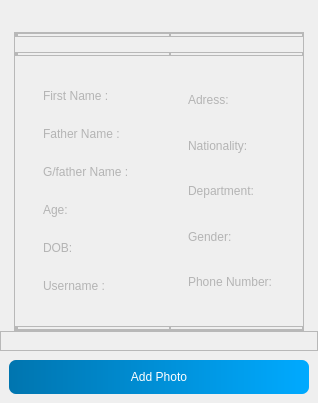
        <widget class="QWidget" name="widget_3" native="true">
         <layout class="QVBoxLayout" name="verticalLayout_2">
          <property name="spacing">
           <number>0</number>
          </property>
          <property name="leftMargin">
           <number>0</number>
          </property>
          <property name="topMargin">
           <number>0</number>
          </property>
          <property name="rightMargin">
           <number>0</number>
          </property>
          <property name="bottomMargin">
           <number>0</number>
          </property>
          <item alignment="Qt::AlignTop">
           <widget class="QWidget" name="widget_5" native="true">
            <layout class="QHBoxLayout" name="horizontalLayout_6">
             <item>
              <widget class="QLabel" name="label_2">
               <property name="maximumSize">
                <size>
                 <width>100</width>
                 <height>100</height>
                </size>
               </property>
               <property name="text">
                <string/>
               </property>
               <property name="pixmap">
                <pixmap>images/carIcon.png</pixmap>
               </property>
               <property name="scaledContents">
                <bool>true</bool>
               </property>
              </widget>
             </item>
            </layout>
           </widget>
          </item>
          <item alignment="Qt::AlignHCenter">
           <widget class="QWidget" name="widget_6" native="true">
            <layout class="QHBoxLayout" name="horizontalLayout_10">
             <property name="spacing">
              <number>0</number>
             </property>
             <property name="leftMargin">
              <number>0</number>
             </property>
             <property name="topMargin">
              <number>0</number>
             </property>
             <property name="rightMargin">
              <number>0</number>
             </property>
             <property name="bottomMargin">
              <number>0</number>
             </property>
             <item alignment="Qt::AlignLeft|Qt::AlignVCenter">
              <widget class="QFrame" name="frame_22">
               <property name="minimumSize">
                <size>
                 <width>0</width>
                 <height>200</height>
                </size>
               </property>
               <property name="frameShape">
                <enum>QFrame::StyledPanel</enum>
               </property>
               <property name="frameShadow">
                <enum>QFrame::Raised</enum>
               </property>
               <layout class="QVBoxLayout" name="verticalLayout_13">
                <property name="spacing">
                 <number>15</number>
                </property>
                <property name="leftMargin">
                 <number>0</number>
                </property>
                <property name="topMargin">
                 <number>0</number>
                </property>
                <property name="rightMargin">
                 <number>0</number>
                </property>
                <property name="bottomMargin">
                 <number>0</number>
                </property>
                <item>
                 <widget class="QFrame" name="frame_9">
                  <property name="frameShape">
                   <enum>QFrame::StyledPanel</enum>
                  </property>
                  <property name="frameShadow">
                   <enum>QFrame::Raised</enum>
                  </property>
                  <layout class="QHBoxLayout" name="horizontalLayout_7">
                   <property name="spacing">
                    <number>20</number>
                   </property>
                   <property name="leftMargin">
                    <number>0</number>
                   </property>
                   <property name="topMargin">
                    <number>0</number>
                   </property>
                   <property name="rightMargin">
                    <number>0</number>
                   </property>
                   <property name="bottomMargin">
                    <number>0</number>
                   </property>
                   <item alignment="Qt::AlignLeft|Qt::AlignTop">
                    <widget class="QFrame" name="frame_10">
                     <property name="frameShape">
                      <enum>QFrame::StyledPanel</enum>
                     </property>
                     <property name="frameShadow">
                      <enum>QFrame::Raised</enum>
                     </property>
                     <layout class="QVBoxLayout" name="verticalLayout_3">
                      <property name="spacing">
                       <number>15</number>
                      </property>
                      <property name="leftMargin">
                       <number>0</number>
                      </property>
                      <property name="topMargin">
                       <number>0</number>
                      </property>
                      <property name="rightMargin">
                       <number>0</number>
                      </property>
                      <property name="bottomMargin">
                       <number>0</number>
                      </property>
                     </layout>
                    </widget>
                   </item>
                   <item alignment="Qt::AlignLeft">
                    <widget class="QFrame" name="frame_11">
                     <property name="frameShape">
                      <enum>QFrame::StyledPanel</enum>
                     </property>
                     <property name="frameShadow">
                      <enum>QFrame::Raised</enum>
                     </property>
                     <layout class="QVBoxLayout" name="verticalLayout_5">
                      <property name="spacing">
                       <number>15</number>
                      </property>
                      <property name="leftMargin">
                       <number>0</number>
                      </property>
                      <property name="topMargin">
                       <number>0</number>
                      </property>
                      <property name="rightMargin">
                       <number>0</number>
                      </property>
                      <property name="bottomMargin">
                       <number>0</number>
                      </property>
                     </layout>
                    </widget>
                   </item>
                  </layout>
                 </widget>
                </item>
                <item alignment="Qt::AlignTop">
                 <widget class="QFrame" name="frame_7">
                  <property name="frameShape">
                   <enum>QFrame::StyledPanel</enum>
                  </property>
                  <property name="frameShadow">
                   <enum>QFrame::Raised</enum>
                  </property>
                  <layout class="QHBoxLayout" name="horizontalLayout_8">
                   <property name="spacing">
                    <number>20</number>
                   </property>
                   <property name="leftMargin">
                    <number>0</number>
                   </property>
                   <property name="topMargin">
                    <number>0</number>
                   </property>
                   <property name="rightMargin">
                    <number>0</number>
                   </property>
                   <property name="bottomMargin">
                    <number>0</number>
                   </property>
                   <item alignment="Qt::AlignLeft|Qt::AlignTop">
                    <widget class="QFrame" name="frame_12">
                     <property name="frameShape">
                      <enum>QFrame::StyledPanel</enum>
                     </property>
                     <property name="frameShadow">
                      <enum>QFrame::Raised</enum>
                     </property>
                     <layout class="QVBoxLayout" name="verticalLayout_6">
                      <property name="spacing">
                       <number>15</number>
                      </property>
                      <property name="leftMargin">
                       <number>0</number>
                      </property>
                      <property name="topMargin">
                       <number>0</number>
                      </property>
                      <property name="rightMargin">
                       <number>0</number>
                      </property>
                      <property name="bottomMargin">
                       <number>0</number>
                      </property>
                     </layout>
                    </widget>
                   </item>
                   <item alignment="Qt::AlignLeft">
                    <widget class="QFrame" name="frame_13">
                     <property name="frameShape">
                      <enum>QFrame::StyledPanel</enum>
                     </property>
                     <property name="frameShadow">
                      <enum>QFrame::Raised</enum>
                     </property>
                     <layout class="QVBoxLayout" name="verticalLayout_7">
                      <property name="spacing">
                       <number>15</number>
                      </property>
                      <property name="leftMargin">
                       <number>0</number>
                      </property>
                      <property name="topMargin">
                       <number>0</number>
                      </property>
                      <property name="rightMargin">
                       <number>0</number>
                      </property>
                      <property name="bottomMargin">
                       <number>0</number>
                      </property>
                     </layout>
                    </widget>
                   </item>
                  </layout>
                 </widget>
                </item>
                <item alignment="Qt::AlignLeft">
                 <widget class="QWidget" name="widget_8" native="true">
                  <layout class="QHBoxLayout" name="horizontalLayout_12">
                   <property name="spacing">
                    <number>10</number>
                   </property>
                   <property name="leftMargin">
                    <number>10</number>
                   </property>
                   <property name="topMargin">
                    <number>0</number>
                   </property>
                   <property name="rightMargin">
                    <number>0</number>
                   </property>
                   <property name="bottomMargin">
                    <number>0</number>
                   </property>
                   <item>
                    <widget class="QWidget" name="widget_9" native="true">
                     <layout class="QVBoxLayout" name="verticalLayout_11">
                      <item>
                       <widget class="QWidget" name="widget_11" native="true">
                        <layout class="QHBoxLayout" name="horizontalLayout_19">
                         <item>
                          <widget class="QLabel" name="label_3">
                           <property name="styleSheet">
                            <string notr="true">color: rgb(180, 180, 180);
font: 75 9pt &quot;Cambria&quot;;</string>
                           </property>
                           <property name="text">
                            <string>First Name :</string>
                           </property>
                          </widget>
                         </item>
                         <item>
                          <widget class="QLabel" name="first_name">
                           <property name="styleSheet">
                            <string notr="true">color: rgb(220, 220, 220);</string>
                           </property>
                           <property name="text">
                            <string/>
                           </property>
                          </widget>
                         </item>
                        </layout>
                       </widget>
                      </item>
                      <item>
                       <widget class="QWidget" name="widget_12" native="true">
                        <layout class="QHBoxLayout" name="horizontalLayout_20">
                         <item>
                          <widget class="QLabel" name="label_4">
                           <property name="styleSheet">
                            <string notr="true">color: rgb(180, 180, 180);
font: 75 9pt &quot;Cambria&quot;;</string>
                           </property>
                           <property name="text">
                            <string>Father Name :</string>
                           </property>
                          </widget>
                         </item>
                         <item>
                          <widget class="QLabel" name="father_name">
                           <property name="styleSheet">
                            <string notr="true">color: rgb(220, 220, 220);</string>
                           </property>
                           <property name="text">
                            <string/>
                           </property>
                          </widget>
                         </item>
                        </layout>
                       </widget>
                      </item>
                      <item>
                       <widget class="QWidget" name="widget_13" native="true">
                        <layout class="QHBoxLayout" name="horizontalLayout_21">
                         <item>
                          <widget class="QLabel" name="label_5">
                           <property name="styleSheet">
                            <string notr="true">color: rgb(180, 180, 180);
font: 75 9pt &quot;Cambria&quot;;</string>
                           </property>
                           <property name="text">
                            <string>G/father Name :</string>
                           </property>
                          </widget>
                         </item>
                         <item>
                          <widget class="QLabel" name="grandfather_name">
                           <property name="styleSheet">
                            <string notr="true">color: rgb(220, 220, 220);</string>
                           </property>
                           <property name="text">
                            <string/>
                           </property>
                          </widget>
                         </item>
                        </layout>
                       </widget>
                      </item>
                      <item>
                       <widget class="QWidget" name="widget_14" native="true">
                        <layout class="QHBoxLayout" name="horizontalLayout_22">
                         <item>
                          <widget class="QLabel" name="label_6">
                           <property name="styleSheet">
                            <string notr="true">color: rgb(180, 180, 180);
font: 75 9pt &quot;Cambria&quot;;</string>
                           </property>
                           <property name="text">
                            <string>Age:</string>
                           </property>
                          </widget>
                         </item>
                         <item>
                          <widget class="QLabel" name="age">
                           <property name="styleSheet">
                            <string notr="true">color: rgb(220, 220, 220);</string>
                           </property>
                           <property name="text">
                            <string/>
                           </property>
                          </widget>
                         </item>
                        </layout>
                       </widget>
                      </item>
                      <item>
                       <widget class="QWidget" name="widget_15" native="true">
                        <layout class="QHBoxLayout" name="horizontalLayout_24">
                         <item>
                          <widget class="QLabel" name="label_8">
                           <property name="styleSheet">
                            <string notr="true">color: rgb(180, 180, 180);
font: 75 9pt &quot;Cambria&quot;;</string>
                           </property>
                           <property name="text">
                            <string>DOB:</string>
                           </property>
                          </widget>
                         </item>
                         <item>
                          <widget class="QLabel" name="DOB">
                           <property name="styleSheet">
                            <string notr="true">color: rgb(220, 220, 220);</string>
                           </property>
                           <property name="text">
                            <string/>
                           </property>
                          </widget>
                         </item>
                        </layout>
                       </widget>
                      </item>
                      <item>
                       <widget class="QWidget" name="widget_21" native="true">
                        <layout class="QHBoxLayout" name="horizontalLayout_30">
                         <item>
                          <widget class="QLabel" name="label_14">
                           <property name="styleSheet">
                            <string notr="true">color: rgb(180, 180, 180);
font: 75 9pt &quot;Cambria&quot;;</string>
                           </property>
                           <property name="text">
                            <string>Username :</string>
                           </property>
                          </widget>
                         </item>
                         <item>
                          <widget class="QLabel" name="username">
                           <property name="styleSheet">
                            <string notr="true">color: rgb(220, 220, 220);</string>
                           </property>
                           <property name="text">
                            <string/>
                           </property>
                          </widget>
                         </item>
                        </layout>
                       </widget>
                      </item>
                     </layout>
                    </widget>
                   </item>
                   <item>
                    <widget class="QWidget" name="widget_10" native="true">
                     <layout class="QVBoxLayout" name="verticalLayout_14">
                      <item>
                       <widget class="QWidget" name="widget_17" native="true">
                        <layout class="QHBoxLayout" name="horizontalLayout_26">
                         <item>
                          <widget class="QLabel" name="label_10">
                           <property name="styleSheet">
                            <string notr="true">color: rgb(180, 180, 180);
font: 75 9pt &quot;Cambria&quot;;</string>
                           </property>
                           <property name="text">
                            <string>Adress:</string>
                           </property>
                          </widget>
                         </item>
                         <item>
                          <widget class="QLabel" name="address">
                           <property name="styleSheet">
                            <string notr="true">color: rgb(220, 220, 220);</string>
                           </property>
                           <property name="text">
                            <string/>
                           </property>
                          </widget>
                         </item>
                        </layout>
                       </widget>
                      </item>
                      <item>
                       <widget class="QWidget" name="widget_16" native="true">
                        <layout class="QHBoxLayout" name="horizontalLayout_25">
                         <item>
                          <widget class="QLabel" name="label_9">
                           <property name="styleSheet">
                            <string notr="true">color: rgb(180, 180, 180);
font: 75 9pt &quot;Cambria&quot;;</string>
                           </property>
                           <property name="text">
                            <string>Nationality:</string>
                           </property>
                          </widget>
                         </item>
                         <item>
                          <widget class="QLabel" name="nationality">
                           <property name="styleSheet">
                            <string notr="true">color: rgb(220, 220, 220);</string>
                           </property>
                           <property name="text">
                            <string/>
                           </property>
                          </widget>
                         </item>
                        </layout>
                       </widget>
                      </item>
                      <item>
                       <widget class="QWidget" name="widget_19" native="true">
                        <layout class="QHBoxLayout" name="horizontalLayout_28">
                         <item>
                          <widget class="QLabel" name="label_12">
                           <property name="styleSheet">
                            <string notr="true">color: rgb(180, 180, 180);
font: 75 9pt &quot;Cambria&quot;;</string>
                           </property>
                           <property name="text">
                            <string>Department:</string>
                           </property>
                          </widget>
                         </item>
                         <item>
                          <widget class="QLabel" name="department">
                           <property name="styleSheet">
                            <string notr="true">color: rgb(220, 220, 220);</string>
                           </property>
                           <property name="text">
                            <string/>
                           </property>
                          </widget>
                         </item>
                        </layout>
                       </widget>
                      </item>
                      <item>
                       <widget class="QWidget" name="widget_18" native="true">
                        <layout class="QHBoxLayout" name="horizontalLayout_27">
                         <item>
                          <widget class="QLabel" name="label_11">
                           <property name="styleSheet">
                            <string notr="true">color: rgb(180, 180, 180);
font: 75 9pt &quot;Cambria&quot;;</string>
                           </property>
                           <property name="text">
                            <string>Gender:</string>
                           </property>
                          </widget>
                         </item>
                         <item>
                          <widget class="QLabel" name="gender">
                           <property name="styleSheet">
                            <string notr="true">color: rgb(220, 220, 220);</string>
                           </property>
                           <property name="text">
                            <string/>
                           </property>
                          </widget>
                         </item>
                        </layout>
                       </widget>
                      </item>
                      <item>
                       <widget class="QWidget" name="widget_20" native="true">
                        <layout class="QHBoxLayout" name="horizontalLayout_29">
                         <item>
                          <widget class="QLabel" name="label_13">
                           <property name="styleSheet">
                            <string notr="true">color: rgb(180, 180, 180);
font: 75 9pt &quot;Cambria&quot;;</string>
                           </property>
                           <property name="text">
                            <string>Phone Number:</string>
                           </property>
                          </widget>
                         </item>
                         <item>
                          <widget class="QLabel" name="phone_number">
                           <property name="styleSheet">
                            <string notr="true">color: rgb(220, 220, 220);</string>
                           </property>
                           <property name="text">
                            <string/>
                           </property>
                          </widget>
                         </item>
                        </layout>
                       </widget>
                      </item>
                     </layout>
                    </widget>
                   </item>
                  </layout>
                 </widget>
                </item>
                <item>
                 <widget class="QFrame" name="frame_17">
                  <property name="frameShape">
                   <enum>QFrame::StyledPanel</enum>
                  </property>
                  <property name="frameShadow">
                   <enum>QFrame::Raised</enum>
                  </property>
                  <layout class="QHBoxLayout" name="horizontalLayout_18">
                   <property name="spacing">
                    <number>20</number>
                   </property>
                   <property name="leftMargin">
                    <number>0</number>
                   </property>
                   <property name="topMargin">
                    <number>0</number>
                   </property>
                   <property name="rightMargin">
                    <number>0</number>
                   </property>
                   <property name="bottomMargin">
                    <number>0</number>
                   </property>
                   <item alignment="Qt::AlignLeft|Qt::AlignTop">
                    <widget class="QFrame" name="frame_18">
                     <property name="frameShape">
                      <enum>QFrame::StyledPanel</enum>
                     </property>
                     <property name="frameShadow">
                      <enum>QFrame::Raised</enum>
                     </property>
                     <layout class="QVBoxLayout" name="verticalLayout_8">
                      <property name="spacing">
                       <number>15</number>
                      </property>
                      <property name="leftMargin">
                       <number>0</number>
                      </property>
                      <property name="topMargin">
                       <number>0</number>
                      </property>
                      <property name="rightMargin">
                       <number>0</number>
                      </property>
                      <property name="bottomMargin">
                       <number>0</number>
                      </property>
                     </layout>
                    </widget>
                   </item>
                   <item alignment="Qt::AlignLeft">
                    <widget class="QFrame" name="frame_23">
                     <property name="frameShape">
                      <enum>QFrame::StyledPanel</enum>
                     </property>
                     <property name="frameShadow">
                      <enum>QFrame::Raised</enum>
                     </property>
                     <layout class="QVBoxLayout" name="verticalLayout_10">
                      <property name="spacing">
                       <number>15</number>
                      </property>
                      <property name="leftMargin">
                       <number>0</number>
                      </property>
                      <property name="topMargin">
                       <number>0</number>
                      </property>
                      <property name="rightMargin">
                       <number>0</number>
                      </property>
                      <property name="bottomMargin">
                       <number>0</number>
                      </property>
                     </layout>
                    </widget>
                   </item>
                  </layout>
                 </widget>
                </item>
               </layout>
              </widget>
             </item>
            </layout>
           </widget>
          </item>
          <item alignment="Qt::AlignBottom">
           <widget class="QWidget" name="widget_7" native="true">
            <layout class="QVBoxLayout" name="verticalLayout_4">
             <property name="spacing">
              <number>0</number>
             </property>
             <property name="leftMargin">
              <number>0</number>
             </property>
             <property name="topMargin">
              <number>0</number>
             </property>
             <property name="rightMargin">
              <number>0</number>
             </property>
             <property name="bottomMargin">
              <number>0</number>
             </property>
             <item>
              <widget class="QFrame" name="frame_14">
               <property name="frameShape">
                <enum>QFrame::StyledPanel</enum>
               </property>
               <property name="frameShadow">
                <enum>QFrame::Raised</enum>
               </property>
               <layout class="QHBoxLayout" name="horizontalLayout_11"/>
              </widget>
             </item>
             <item>
              <widget class="QFrame" name="frame_16">
               <property name="styleSheet">
                <string notr="true">
border-radius:10</string>
               </property>
               <property name="frameShape">
                <enum>QFrame::StyledPanel</enum>
               </property>
               <property name="frameShadow">
                <enum>QFrame::Raised</enum>
               </property>
               <layout class="QVBoxLayout" name="verticalLayout_15">
                <property name="spacing">
                 <number>40</number>
                </property>
                <item>
                 <widget class="QPushButton" name="addPhoto">
                  <property name="minimumSize">
                   <size>
                    <width>300</width>
                    <height>0</height>
                   </size>
                  </property>
                  <property name="styleSheet">
                   <string notr="true">QPushButton{border-style:none;
background-color: qlineargradient(spread:pad, x1:1, y1:0, x2:0, y2:0, stop:0 rgba(0, 170, 255, 255), stop:1 rgba(0, 117, 175, 255));
padding-top:10;
padding-bottom:10;
padding-left:50;
padding-right:50;
font: 75 9pt &quot;Arial&quot;;
color: rgb(255, 255, 255);
border-radius:7
}
QPushButton::hover{
background-color: qlineargradient(spread:pad, x1:1, y1:0, x2:0, y2:0, stop:0 rgba(0, 130, 195, 255), stop:1 rgba(0, 100, 147, 255));
}</string>
                  </property>
                  <property name="text">
                   <string>Add Photo</string>
                  </property>
                 </widget>
                </item>
               </layout>
              </widget>
             </item>
            </layout>
           </widget>
          </item>
         </layout>
        </widget>
